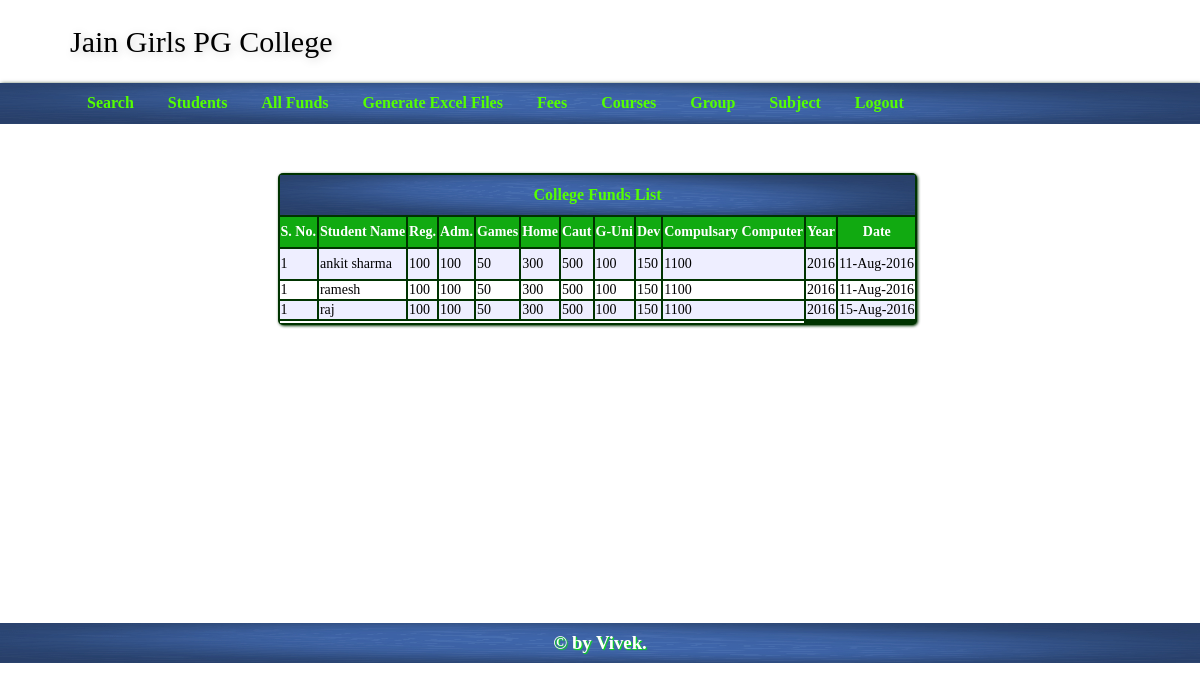
Screenshot of /index.php?mod=funds&do=cfundlist (signed in) with the database file from the repository.
### tables this page shows
CREATE TABLE IF NOT EXISTS `collegefund` (
  `id` int(5) NOT NULL AUTO_INCREMENT,
  `fund` varchar(40) DEFAULT NULL,
  `fees` int(4) DEFAULT NULL,
  `year` varchar(10) DEFAULT NULL,
  `dived` enum('1','2') NOT NULL,
  PRIMARY KEY (`id`)
);

CREATE TABLE IF NOT EXISTS `collegefunddte` (
  `id` int(5) NOT NULL AUTO_INCREMENT,
  `sid` int(5) DEFAULT NULL,
  `date` timestamp NOT NULL DEFAULT CURRENT_TIMESTAMP ON UPDATE CURRENT_TIMESTAMP,
  `funds` varchar(20) DEFAULT NULL,
  `fees` int(5) DEFAULT NULL,
  `year` int(5) DEFAULT NULL,
  `dt` date NOT NULL,
  `cid` int(11) NOT NULL,
  `scid` int(11) NOT NULL,
  PRIMARY KEY (`id`)
);

### index.php (called while the page is built, shortened)
<?php
	$theam="axixa";
	$mod="login";
	$do="login";
	include_once("header.php");
	if(isset($_SESSION['login_details']) || isset($_SESSION['login_check']))
	{
		if(isset($_GET['mod'])){
			$mod=$_GET['mod'];
			$do=$_GET['do'];
		}
	}
	include_once("module/$mod/$do.php");
	include_once("footer.php");
?>

### module/funds/cfundlist.php (the view, shortened to what this page needs)
<?php
	$college_fund=mysqli_query($con,"SELECT id, fund from collegefund");
?>
<table class="<?php echo $theam;?>_list">
	<tr>
    	<td colspan="<?php echo mysqli_num_rows($college_fund)+4;?>">College Funds List</td>
    </tr>
	<tr>
    	<td>S. No.</td>
        <td>Student Name</td>
        <?php
		while($college_fund_data=mysqli_fetch_assoc($college_fund)){?>
        <td><?php echo $college_fund_data['fund']?></td>
        <?php }?>
        <td>Year</td>
        <td>Date</td>
    </tr>
    <?php
	$rs=mysqli_query($con,"select distinct sid,name,collegefunddte.year,collegefunddte.date FROM collegefunddte join student1 on sid=student1.id join collegefund on funds=collegefund.id group by sid ");
	while($data=mysqli_fetch_assoc($rs)){?>
    <tr>
    <?php
			$list=mysqli_query($con,"SELECT collegefunddte.id, sid, date, funds, collegefunddte.fees,name, collegefunddte.year,fund FROM collegefunddte join student1 on sid=student1.id join collegefund on funds=collegefund.id where collegefunddte.sid=$data[sid]");
		$i=1;?>
		<td><?php echo $i++;?></td>
     	       	<td><?php echo $data['name'];?></td>
        <?php
		while($studentdata=mysqli_fetch_assoc($list)){
			?>
                <td><?php echo $studentdata['fees'];?></td>
            <?php
		}
	?>
              <td><?php echo $data['year']?></td>
                <td><?php
				$new=date('d-M-Y',strtotime($data['date']));
				echo $new?></td>
       </tr>
         <?php
		}
	?>
    <tr>
    	<td colspan="10">
</td>
    </tr>
</table>

### css/axixa_style.css (style rules this page uses)
* { font-family:Verdana; }
body,nav,ul,li,h1,h3,h2 { margin:0; padding:0; }
#axixa_wrapper .axixa_list,#axixa_wrapper .axixa_form { margin:0 auto; box-shadow:1px 1px 3px #030; min-width:500px; background-color:#030; border-radius:5px; }
#axixa_wrapper .axixa_list tr:first-child,#axixa_wrapper .axixa_form tr:first-child,#axixa_wrapper .axixa_form tr:last-child { background-image:url(back.png); background-size:100% 100%; color:#5F0; height:40px; text-align:center; font-weight:bold; font-size:16px; }
#axixa_wrapper .axixa_list tr:nth-child(odd),#axixa_wrapper .axixa_form tr:nth-child(odd) { background-color:#eef; }
#axixa_wrapper .axixa_list tr:nth-child(3) { background-color:#1a1; background-size:100% 100%; color: #2c4671; text-align:center; font-weight:bold; height:30px; font-size:14px; }
#axixa_wrapper .axixa_list tr,#axixa_wrapper .axixa_form tr { background-color:#fff; min-height:40px; font-size:14px; }

### module/funds/cfundlist.php (style rules this page uses)
#axixa_wrapper .axixa_list tr:nth-child(odd),#axixa_wrapper .axixa_form tr:nth-child(odd) { background-color:#eef; }
#axixa_wrapper .axixa_list tr:nth-child(2) { background-color:#1a1; background-size:100% 100%; color:#fff; text-align:center; font-weight:bold; height:30px; font-size:14px; }
#axixa_wrapper .axixa_list tr:nth-child(3) { text-align:left; font-weight:normal; color:#000; }
#axixa_wrapper .axixa_list tr,#axixa_wrapper .axixa_form tr { background-color:#fff; min-height:40px; font-size:14px; }

### rows the page displays
collegefund: fund "Reg."
collegefund: fund "Adm."
collegefund: fund "Games"
collegefund: fund "Home"
collegefund: fund "Caut"
collegefund: fund "G-Uni"
collegefund: fund "Dev"
collegefund: fund "Compulsary Computer"
collegefunddte: fees "100"
collegefunddte: fees "100"
collegefunddte: fees "50"
collegefunddte: fees "300"
collegefunddte: fees "500"
collegefunddte: fees "100"
collegefunddte: fees "150"
collegefunddte: fees "1100"
collegefunddte: fees "100"
collegefunddte: fees "100"
collegefunddte: fees "50"
collegefunddte: fees "300"
collegefunddte: fees "500"
collegefunddte: fees "100"
collegefunddte: fees "150"
collegefunddte: fees "1100"
collegefunddte: fees "100"
collegefunddte: fees "100"
collegefunddte: fees "50"
collegefunddte: fees "300"
collegefunddte: fees "500"
collegefunddte: fees "100"
collegefunddte: fees "150"
collegefunddte: fees "1100"

### other values shown
$data['name'] "ankit sharma"
$data['year'] "2016"
$new "11-Aug-2016"
$data['name'] "ramesh"
$data['name'] "raj"
$new "15-Aug-2016"
